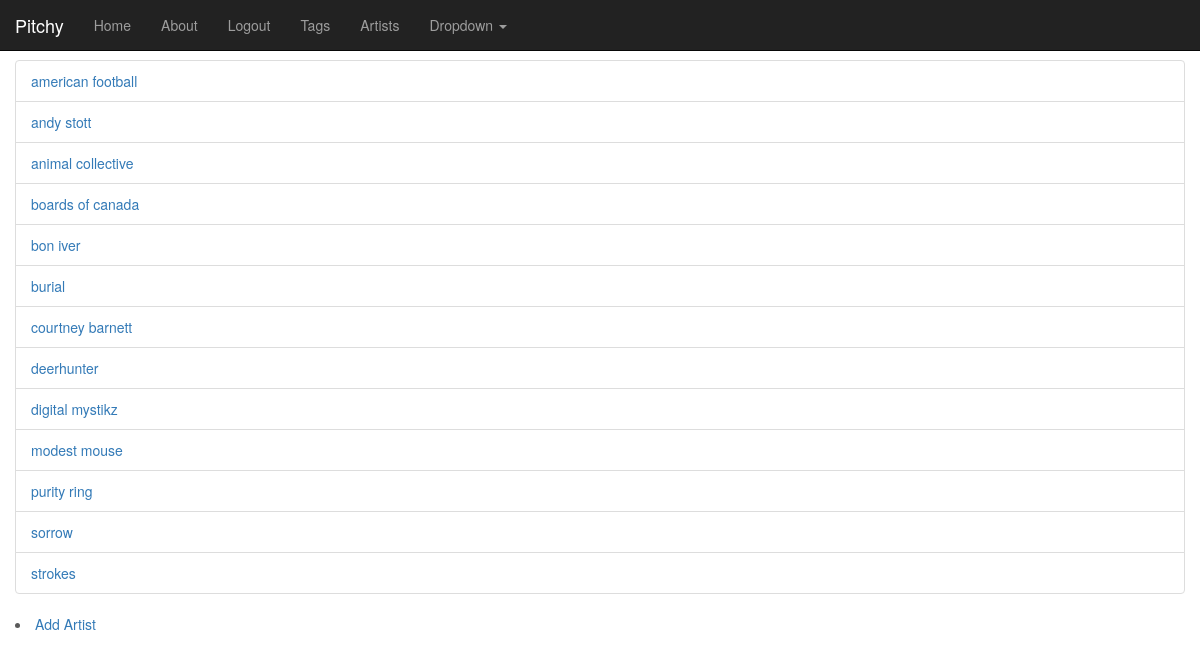
The page /artists/ (signed in) on the database its author committed.
### cherry/models.py (models this page shows, shortened)
class Artist(models.Model):
    name = models.CharField(max_length=128, unique=True)
    tags = models.ManyToManyField('Tag', through=TagArtist)
    slug = models.SlugField(unique=True)
    class Meta:
        ordering = ('name', )

### cherry/views.py (the view)
# urls.py: url(r'^artists/$', views.artists, name='artists'),
def artists(request):
    artist_list = Artist.objects.all()
    context_dict = {'artists': artist_list}
    return render(request, 'cherry/artists.html', context_dict)

### templates/cherry/artists.html
{% extends 'base.html' %}
{% block body_block %}
    <div class="row">
        {% if artists %}
        <ul class="list-group">
            {% for artist in artists %}
                <li class="list-group-item"><a href="{% url 'artist' artist.slug %}">{{ artist.name }}</a></li>
            {% endfor %}
        </ul>
        {% endif %}
    </div>
    <div class="row">
        {% if user.is_authenticated %}
            <li><a href="{% url 'add_artist' %}">Add Artist</a></li>
        {% endif %}
    </div>
{% endblock %}

### static/css/carousel.css (style rules this page uses)
body { padding-bottom: 40px; color: #5a5a5a; }

### rows shown on the page
Artist: name "american football"
Artist: name "andy stott"
Artist: name "animal collective"
Artist: name "boards of canada"
Artist: name "bon iver"
Artist: name "burial"
Artist: name "courtney barnett"
Artist: name "deerhunter"
Artist: name "digital mystikz"
Artist: name "modest mouse"
Artist: name "purity ring"
Artist: name "sorrow"
Artist: name "strokes"
